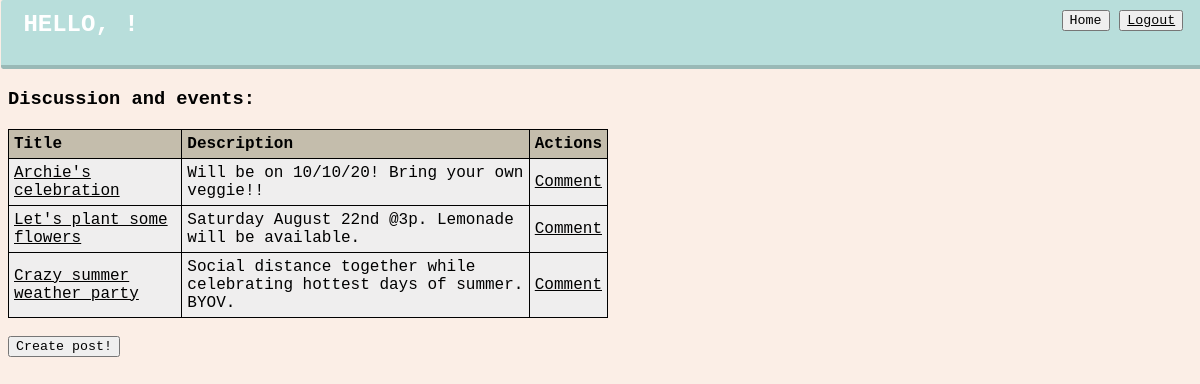
Page /blog on the committed database.
### garden_row/models.py (models this page shows, shortened)
class Blog(models.Model):
    title = models.CharField(max_length=255)
    description = models.TextField(max_length=255)
    created_at = models.DateTimeField(auto_now_add=True)
    updated_at = models.DateTimeField(auto_now=True)
    user = models.ForeignKey(User, on_delete=models.CASCADE)
    objects = BlogManager()

### garden_row/views.py (the view)
# urls.py: path('blog', views.blog),
def blog(request):
    context = {
        'blogs': Blog.objects.all()
    }
    return render(request, 'blogs.html', context)

### garden_row/templates/blogs.html (shortened to what this page needs)
<!DOCTYPE html>
<html lang="en">
<head>
  {% load static %}
  <link rel="stylesheet" href="{% static 'style.css' %}">
</head>
<body>
  <div class="header">
    <h2>Hello, {{ request.session.first_name }}!</h2>
    <div class="buttons">
      <button><a href="/dashboard" class="decor">Home</a></button>
      <button><a href="/logout">Logout</a></button>
    </div>
  </div>
  <h3>Discussion and events:</h3>
  <table>
    <thead>
      <tr>
        <th>Title</th>
        <th>Description</th>
        <th>Actions</th>
      </tr>
    </thead>
    <tbody>
      {% for blog in blogs %}
      <tr>
        <td><a href="/blog/{{ blog.id}}">{{ blog.title}}</a></td>
        <td>{{ blog.description }}</td>
        <td>
          {% if blog.user.id == request.session.user_id %}
          <a href="/blog/{{ blog.id }}/edit">Edit</a> | <a href="/blog/{{ blog.id }}/remove">Remove</a>
          {% else %}
          <a href="/blog/{{ blog.id }}/comment">Comment</a></a>
          {% endif %}
      </tr>
      {% endfor %}
    </tbody>
  </table>
  <br> <button><a href="blog/new" class="decor" class="buttons">Create post!</a></button></body></br>
</body>
</html>

### garden_row/static/style.css (style rules this page uses)
* { font-family: 'Anonymous Pro', monospace; }
body { background-color: #fbeee6; }
input, button, option, select { color: black; }
table { border-collapse: collapse; width: 600px; }
table, th, td { border: 1px solid black; text-align: left; padding: 5px; }
tr { background-color: #efeeee; }
th { background-color: #c4bdac; color: black; }
.decor { text-decoration: none; }
.header { padding: 0.7em 1.4em; margin: -8px -0.7em 0.3em -7px; border-radius: 0.15em; box-sizing: border-box; text-decoration: none; font-family: 'Roboto', sans-serif; text-transform: uppercase; font-weight: 400; color: #FFFFFF; background-color: #b8dedb; box-shadow: inset 0 -0.6em 0 -0.35em rgba(0, 0, 0, 0.17); position: relative; }
h2, .buttons .button { display: inline-block; vertical-align: top; }
.buttons { right: 20px; position: absolute; top: 10px; }
h2 { margin-top: 0; }
a { color: black; }

### rows in the picture
Blog: title "Archie's celebration", description "Will be on 10/10/20! Bring your own veggie!!"
Blog: title "Let's plant some flowers", description "Saturday August 22nd @3p. Lemonade will be available."
Blog: title "Crazy summer weather party", description "Social distance together while celebrating hottest days of summer. BYOV."
